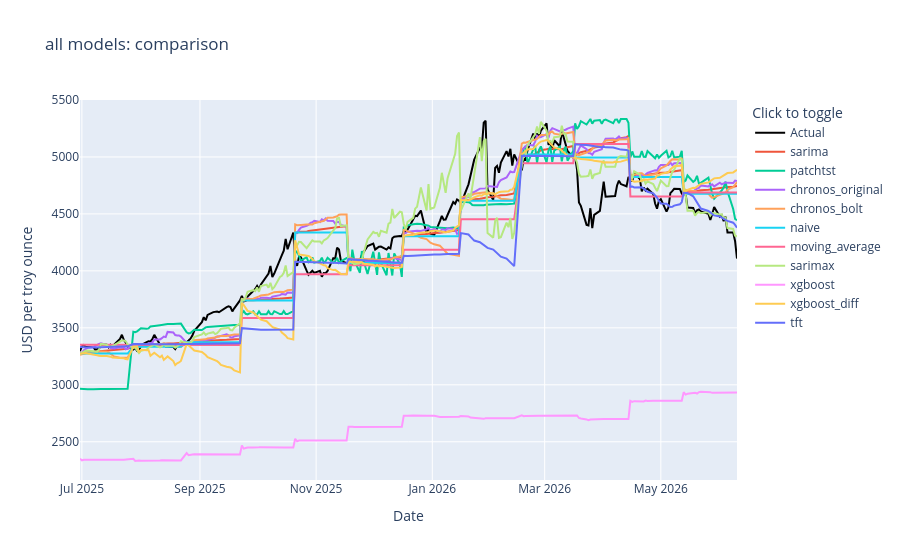

Notebook cell for this chart:
### Markdown cell above
## 5. Evaluation

Beim strikt eingefrorenen Ursprung enden Training, Skalierung, Validierung und Modellwahl vor dem Testzeitraum. Während der gesamten maskierten Periode werden keine echten Goldpreise als neue Eingaben verwendet -- mit der in Kapitel 3/4.2 dokumentierten, expliziten und lokal begrenzten Ausnahme der exogenen Regressoren in Experiment 2. MAE, RMSE, MASE, sMAPE und Richtungsgenauigkeit werden für die Lead-Time-Stützstellen (Tag 1, 10, 20 -- Teilmengen desselben 20-Tage-Fensters, nie ein anderer Horizont) sowie für den vollständigen rollierenden Testzeitraum berichtet.

**Modellvergleich über alle sechs Modelle beider Experimente hinweg** (dieselbe Zielreihe, derselbe Testzeitraum):

### Code cell
all_metrics, all_forecast_fig = compare_all_results(univariate_results, multivariate_results, data_hash)
display(all_metrics)
display(all_forecast_fig)

all_models_metrics_path = METRICS / 'all_models_comparison.csv'
all_metrics.to_csv(all_models_metrics_path, index=False)
print(f'Alle Fehlerwerte aller Modelle (univariat + multivariat, je Lead-Time) gespeichert unter: {all_models_metrics_path}')

### Figure 1 — Plotly figure (JSON) as saved in the notebook; plotly's stock layout.template omitted (floating-point values rounded to 4 significant figures; data arrays with more than 128 entries replaced by an {"elided": "..."} marker saying what was removed)
{"data": [{"line": {"color": "black", "width": 2}, "name": "Actual", "type": "scatter", "x": {"elided": "240 str values"}, "y": {"elided": "240 float values"}}, {"mode": "lines", "name": "sarima", "type": "scatter", "x": {"elided": "240 str values"}, "y": {"elided": "240 float values"}}, {"mode": "lines", "name": "patchtst", "type": "scatter", "x": {"elided": "240 str values"}, "y": {"elided": "240 float values"}}, {"mode": "lines", "name": "chronos_original", "type": "scatter", "x": {"elided": "240 str values"}, "y": {"elided": "240 float values"}}, {"mode": "lines", "name": "chronos_bolt", "type": "scatter", "x": {"elided": "240 str values"}, "y": {"elided": "240 float values"}}, {"mode": "lines", "name": "naive", "type": "scatter", "x": {"elided": "240 str values"}, "y": {"elided": "240 float values"}}, {"mode": "lines", "name": "moving_average", "type": "scatter", "x": {"elided": "240 str values"}, "y": {"elided": "240 float values"}}, {"mode": "lines", "name": "sarimax", "type": "scatter", "x": {"elided": "240 str values"}, "y": {"elided": "240 float values"}}, {"mode": "lines", "name": "xgboost", "type": "scatter", "x": {"elided": "240 str values"}, "y": {"elided": "240 float values"}}, {"mode": "lines", "name": "xgboost_diff", "type": "scatter", "x": {"elided": "240 str values"}, "y": {"elided": "240 float values"}}, {"mode": "lines", "name": "tft", "type": "scatter", "x": {"elided": "240 str values"}, "y": {"elided": "240 float values"}}], "layout": {"hovermode": "x unified", "legend": {"title": {"text": "Click to toggle"}}, "title": {"text": "all models: comparison"}, "xaxis": {"title": {"text": "Date"}}, "yaxis": {"title": {"text": "USD per troy ounce"}}}}
